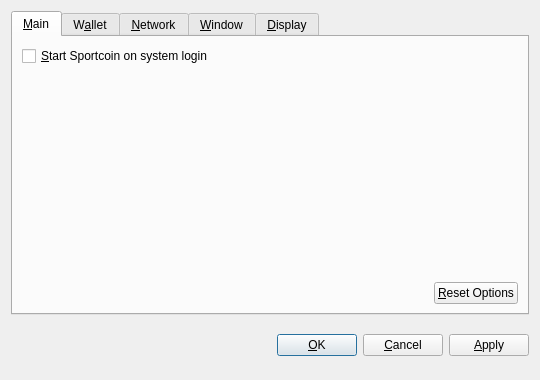
<?xml version="1.0" encoding="UTF-8"?>
<ui version="4.0">
 <class>OptionsDialog</class>
 <widget class="QDialog" name="OptionsDialog">
  <property name="geometry">
   <rect>
    <x>0</x>
    <y>0</y>
    <width>540</width>
    <height>380</height>
   </rect>
  </property>
  <property name="windowTitle">
   <string>Options</string>
  </property>
  <property name="modal">
   <bool>true</bool>
  </property>
  <layout class="QVBoxLayout" name="verticalLayout">
   <item>
    <widget class="QTabWidget" name="tabWidget">
     <property name="tabPosition">
      <enum>QTabWidget::North</enum>
     </property>
     <property name="currentIndex">
      <number>0</number>
     </property>
     <widget class="QWidget" name="tabMain">
      <attribute name="title">
       <string>&amp;Main</string>
      </attribute>
      <layout class="QVBoxLayout" name="verticalLayout_Main">
       <item>
        <widget class="QCheckBox" name="bitcoinAtStartup">
         <property name="toolTip">
          <string>Automatically start Sportcoin after logging in to the system.</string>
         </property>
         <property name="text">
          <string>&amp;Start Sportcoin on system login</string>
         </property>
        </widget>
       </item>
       <item>
        <spacer name="verticalSpacer_Main">
         <property name="orientation">
          <enum>Qt::Vertical</enum>
         </property>
         <property name="sizeHint" stdset="0">
          <size>
           <width>20</width>
           <height>40</height>
          </size>
         </property>
        </spacer>
       </item>
       <item>
        <layout class="QHBoxLayout" name="horizontalLayout_2_Main">
         <item>
          <spacer name="horizontalSpacer_2_Main">
           <property name="orientation">
            <enum>Qt::Horizontal</enum>
           </property>
           <property name="sizeHint" stdset="0">
            <size>
             <width>40</width>
             <height>20</height>
            </size>
           </property>
          </spacer>
         </item>
         <item>
          <widget class="QPushButton" name="resetButton">
           <property name="toolTip">
            <string>Reset all client options to default.</string>
           </property>
           <property name="text">
            <string>&amp;Reset Options</string>
           </property>
           <property name="autoDefault">
            <bool>false</bool>
           </property>
          </widget>
         </item>
        </layout>
       </item>
      </layout>
     </widget>
     <widget class="QWidget" name="tabWallet">
      <attribute name="title">
       <string>W&amp;allet</string>
      </attribute>
      <layout class="QVBoxLayout" name="verticalLayout_Network">
       <item>
        <widget class="QLabel" name="transactionFeeInfoLabel">
         <property name="text">
          <string>Optional transaction fee per kB that helps make sure your transactions are processed quickly. Most transactions are 1 kB.</string>
         </property>
         <property name="textFormat">
          <enum>Qt::PlainText</enum>
         </property>
         <property name="wordWrap">
          <bool>true</bool>
         </property>
        </widget>
       </item>
       <item>
        <layout class="QHBoxLayout" name="horizontalLayout_1_Main">
         <item>
          <widget class="QLabel" name="transactionFeeLabel">
           <property name="text">
            <string>Pay transaction &amp;fee</string>
           </property>
           <property name="textFormat">
            <enum>Qt::PlainText</enum>
           </property>
           <property name="buddy">
            <cstring>transactionFee</cstring>
           </property>
          </widget>
         </item>
         <item>
          <widget class="BitcoinAmountField" name="transactionFee"/>
         </item>
         <item>
          <spacer name="horizontalSpacer_1_Main">
           <property name="orientation">
            <enum>Qt::Horizontal</enum>
           </property>
           <property name="sizeHint" stdset="0">
            <size>
             <width>40</width>
             <height>20</height>
            </size>
           </property>
          </spacer>
         </item>
        </layout>
       </item>
       <item>
        <widget class="QLabel" name="label">
         <property name="text">
          <string>If you disable the spending of unconfirmed change, the change from a transaction cannot be used until that transaction has at least one confirmation. This also affects how your balance is computed.</string>
         </property>
         <property name="wordWrap">
          <bool>true</bool>
         </property>
        </widget>
       </item>
       <item>
        <widget class="QCheckBox" name="spendZeroConfChange">
         <property name="text">
          <string>Spend unconfirmed change  (experts only)</string>
         </property>
        </widget>
       </item>
       <item>
        <spacer name="verticalSpacer">
         <property name="orientation">
          <enum>Qt::Vertical</enum>
         </property>
         <property name="sizeHint" stdset="0">
          <size>
           <width>20</width>
           <height>40</height>
          </size>
         </property>
        </spacer>
       </item>
      </layout>
     </widget>
     <widget class="QWidget" name="tabNetwork">
      <attribute name="title">
       <string>&amp;Network</string>
      </attribute>
      <layout class="QVBoxLayout" name="verticalLayout_Network">
       <item>
        <widget class="QCheckBox" name="mapPortUpnp">
         <property name="toolTip">
          <string>Automatically open the Sportcoin client port on the router. This only works when your router supports UPnP and it is enabled.</string>
         </property>
         <property name="text">
          <string>Map port using &amp;UPnP</string>
         </property>
        </widget>
       </item>
       <item>
        <widget class="QCheckBox" name="connectSocks">
         <property name="toolTip">
          <string>Connect to the Sportcoin network through a SOCKS proxy (e.g. when connecting through Tor).</string>
         </property>
         <property name="text">
          <string>&amp;Connect through SOCKS proxy:</string>
         </property>
        </widget>
       </item>
       <item>
        <layout class="QHBoxLayout" name="horizontalLayout_Network">
         <item>
          <widget class="QLabel" name="proxyIpLabel">
           <property name="text">
            <string>Proxy &amp;IP:</string>
           </property>
           <property name="textFormat">
            <enum>Qt::PlainText</enum>
           </property>
           <property name="buddy">
            <cstring>proxyIp</cstring>
           </property>
          </widget>
         </item>
         <item>
          <widget class="QValidatedLineEdit" name="proxyIp">
           <property name="maximumSize">
            <size>
             <width>140</width>
             <height>16777215</height>
            </size>
           </property>
           <property name="toolTip">
            <string>IP address of the proxy (e.g. 127.0.0.1)</string>
           </property>
          </widget>
         </item>
         <item>
          <widget class="QLabel" name="proxyPortLabel">
           <property name="text">
            <string>&amp;Port:</string>
           </property>
           <property name="textFormat">
            <enum>Qt::PlainText</enum>
           </property>
           <property name="buddy">
            <cstring>proxyPort</cstring>
           </property>
          </widget>
         </item>
         <item>
          <widget class="QLineEdit" name="proxyPort">
           <property name="maximumSize">
            <size>
             <width>55</width>
             <height>16777215</height>
            </size>
           </property>
           <property name="toolTip">
            <string>Port of the proxy (e.g. 9050)</string>
           </property>
          </widget>
         </item>
         <item>
          <widget class="QLabel" name="socksVersionLabel">
           <property name="text">
            <string>SOCKS &amp;Version:</string>
           </property>
           <property name="textFormat">
            <enum>Qt::PlainText</enum>
           </property>
           <property name="buddy">
            <cstring>socksVersion</cstring>
           </property>
          </widget>
         </item>
         <item>
          <widget class="QValueComboBox" name="socksVersion">
           <property name="toolTip">
            <string>SOCKS version of the proxy (e.g. 5)</string>
           </property>
          </widget>
         </item>
         <item>
          <spacer name="horizontalSpacer_Network">
           <property name="orientation">
            <enum>Qt::Horizontal</enum>
           </property>
           <property name="sizeHint" stdset="0">
            <size>
             <width>40</width>
             <height>20</height>
            </size>
           </property>
          </spacer>
         </item>
        </layout>
       </item>
       <item>
        <spacer name="verticalSpacer_Network">
         <property name="orientation">
          <enum>Qt::Vertical</enum>
         </property>
         <property name="sizeHint" stdset="0">
          <size>
           <width>20</width>
           <height>40</height>
          </size>
         </property>
        </spacer>
       </item>
      </layout>
     </widget>
     <widget class="QWidget" name="tabWindow">
      <attribute name="title">
       <string>&amp;Window</string>
      </attribute>
      <layout class="QVBoxLayout" name="verticalLayout_Window">
       <item>
        <widget class="QCheckBox" name="minimizeToTray">
         <property name="toolTip">
          <string>Show only a tray icon after minimizing the window.</string>
         </property>
         <property name="text">
          <string>&amp;Minimize to the tray instead of the taskbar</string>
         </property>
        </widget>
       </item>
       <item>
        <widget class="QCheckBox" name="minimizeOnClose">
         <property name="toolTip">
          <string>Minimize instead of exit the application when the window is closed. When this option is enabled, the application will be closed only after selecting Quit in the menu.</string>
         </property>
         <property name="text">
          <string>M&amp;inimize on close</string>
         </property>
        </widget>
       </item>
       <item>
        <spacer name="verticalSpacer_Window">
         <property name="orientation">
          <enum>Qt::Vertical</enum>
         </property>
         <property name="sizeHint" stdset="0">
          <size>
           <width>20</width>
           <height>40</height>
          </size>
         </property>
        </spacer>
       </item>
      </layout>
     </widget>
     <widget class="QWidget" name="tabDisplay">
      <attribute name="title">
       <string>&amp;Display</string>
      </attribute>
      <layout class="QVBoxLayout" name="verticalLayout_Display">
       <item>
        <layout class="QHBoxLayout" name="horizontalLayout_1_Display">
         <item>
          <widget class="QLabel" name="langLabel">
           <property name="text">
            <string>User Interface &amp;language:</string>
           </property>
           <property name="textFormat">
            <enum>Qt::PlainText</enum>
           </property>
           <property name="buddy">
            <cstring>lang</cstring>
           </property>
          </widget>
         </item>
         <item>
          <widget class="QValueComboBox" name="lang">
           <property name="toolTip">
            <string>The user interface language can be set here. This setting will take effect after restarting Sportcoin.</string>
           </property>
          </widget>
         </item>
        </layout>
       </item>
       <item>
        <layout class="QHBoxLayout" name="horizontalLayout_2_Display">
         <item>
          <widget class="QLabel" name="unitLabel">
           <property name="text">
            <string>&amp;Unit to show amounts in:</string>
           </property>
           <property name="textFormat">
            <enum>Qt::PlainText</enum>
           </property>
           <property name="buddy">
            <cstring>unit</cstring>
           </property>
          </widget>
         </item>
         <item>
          <widget class="QValueComboBox" name="unit">
           <property name="toolTip">
            <string>Choose the default subdivision unit to show in the interface and when sending coins.</string>
           </property>
          </widget>
         </item>
        </layout>
       </item>
       <item>
        <widget class="QCheckBox" name="displayAddresses">
         <property name="toolTip">
          <string>Whether to show Sportcoin addresses in the transaction list or not.</string>
         </property>
         <property name="text">
          <string>&amp;Display addresses in transaction list</string>
         </property>
        </widget>
       </item>
       <item>
        <widget class="QCheckBox" name="coinControlFeatures">
         <property name="toolTip">
          <string>Whether to show coin control features or not.</string>
         </property>
         <property name="text">
          <string>Display coin &amp;control features (experts only!)</string>
         </property>
        </widget>
       </item>
       <item>
        <spacer name="verticalSpacer_Display">
         <property name="orientation">
          <enum>Qt::Vertical</enum>
         </property>
         <property name="sizeHint" stdset="0">
          <size>
           <width>20</width>
           <height>40</height>
          </size>
         </property>
        </spacer>
       </item>
      </layout>
     </widget>
    </widget>
   </item>
   <item>
    <layout class="QHBoxLayout" name="horizontalLayout_Buttons">
     <item>
      <spacer name="horizontalSpacer_1">
       <property name="orientation">
        <enum>Qt::Horizontal</enum>
       </property>
       <property name="sizeHint" stdset="0">
        <size>
         <width>40</width>
         <height>48</height>
        </size>
       </property>
      </spacer>
     </item>
     <item>
      <widget class="QLabel" name="statusLabel">
       <property name="font">
        <font>
         <weight>75</weight>
         <bold>true</bold>
        </font>
       </property>
       <property name="text">
        <string/>
       </property>
       <property name="textFormat">
        <enum>Qt::PlainText</enum>
       </property>
       <property name="wordWrap">
        <bool>true</bool>
       </property>
      </widget>
     </item>
     <item>
      <spacer name="horizontalSpacer_2">
       <property name="orientation">
        <enum>Qt::Horizontal</enum>
       </property>
       <property name="sizeHint" stdset="0">
        <size>
         <width>40</width>
         <height>48</height>
        </size>
       </property>
      </spacer>
     </item>
     <item>
      <widget class="QPushButton" name="okButton">
       <property name="text">
        <string>&amp;OK</string>
       </property>
      </widget>
     </item>
     <item>
      <widget class="QPushButton" name="cancelButton">
       <property name="text">
        <string>&amp;Cancel</string>
       </property>
       <property name="autoDefault">
        <bool>false</bool>
       </property>
      </widget>
     </item>
     <item>
      <widget class="QPushButton" name="applyButton">
       <property name="text">
        <string>&amp;Apply</string>
       </property>
       <property name="autoDefault">
        <bool>false</bool>
       </property>
      </widget>
     </item>
    </layout>
   </item>
  </layout>
 </widget>
 <customwidgets>
  <customwidget>
   <class>BitcoinAmountField</class>
   <extends>QSpinBox</extends>
   <header>bitcoinamountfield.h</header>
  </customwidget>
  <customwidget>
   <class>QValueComboBox</class>
   <extends>QComboBox</extends>
   <header>qvaluecombobox.h</header>
  </customwidget>
  <customwidget>
   <class>QValidatedLineEdit</class>
   <extends>QLineEdit</extends>
   <header>qvalidatedlineedit.h</header>
  </customwidget>
 </customwidgets>
 <resources/>
 <connections/>
</ui>
